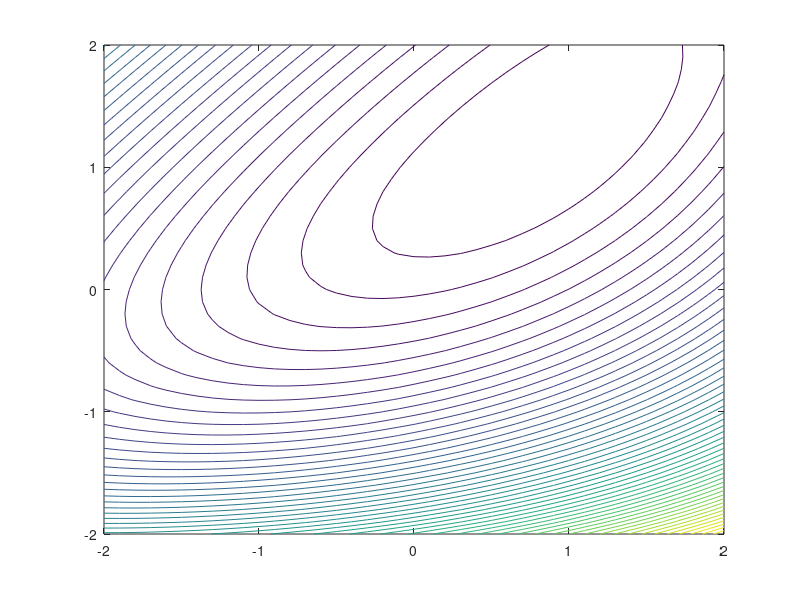

Source code (MATLAB): (Note: this script raises an error after producing the figure.)
f = (@(X) (exp(X(1,:)-1) + exp(1-X(2,:)) + (X(1,:) - X(2,:)).^2));

%f = (@(X) (sin(0.5*X(1,:).^2 - 0.25 * X(2,:).^2 + 3) .* cos(2*X(1,:) + 1 - exp(X(2,:))) ))
%f = (@(X) (1-X(1,:)).^2 + 100 * (X(2,:) - X(1,:).^2).^2);

plot_type = 0;
[X, Y] = meshgrid([-2:0.1:2]);
XX = [reshape(X, 1, numel(X)); reshape(Y, 1, numel(Y))];
%surf(X, Y, reshape(f(XX), length(X), length(X)))
contour(X, Y, reshape(f(XX), length(X), length(X)), 50)

hold on;


x0 = [-1; -1];
[x, v, h] = lbfgs(f, x0, 2)

% plot step
for i=2:length(h)
    tmp1 = h(:,i-1);
    tmp2 = h(:,i);
    if plot_type == 0
        quiver(tmp1(1),tmp1(2),tmp2(1)-tmp1(1),tmp2(2)-tmp1(2), 0, 'r','LineWidth',2)   
    else
        quiver3(tmp1(1),tmp1(2),(f(tmp1) + 0.5)*1.1, tmp2(1)-tmp1(1),tmp2(2)-tmp1(2), (f(tmp2) - f(tmp1))*1.1 , 0, 'r','LineWidth',3)   
    end
end


[x, v, h] = bfgs(f, x0)

% plot step
for i=2:length(h)
    tmp1 = h(:,i-1);
    tmp2 = h(:,i);
    if plot_type == 0
        quiver(tmp1(1),tmp1(2),tmp2(1)-tmp1(1),tmp2(2)-tmp1(2), 0, 'g','LineWidth',2)   
    else
        quiver3(tmp1(1),tmp1(2),(f(tmp1) + 0.5)*1.1, tmp2(1)-tmp1(1),tmp2(2)-tmp1(2), (f(tmp2) - f(tmp1))*1.1 , 0, 'r','LineWidth',3)   
    end
end